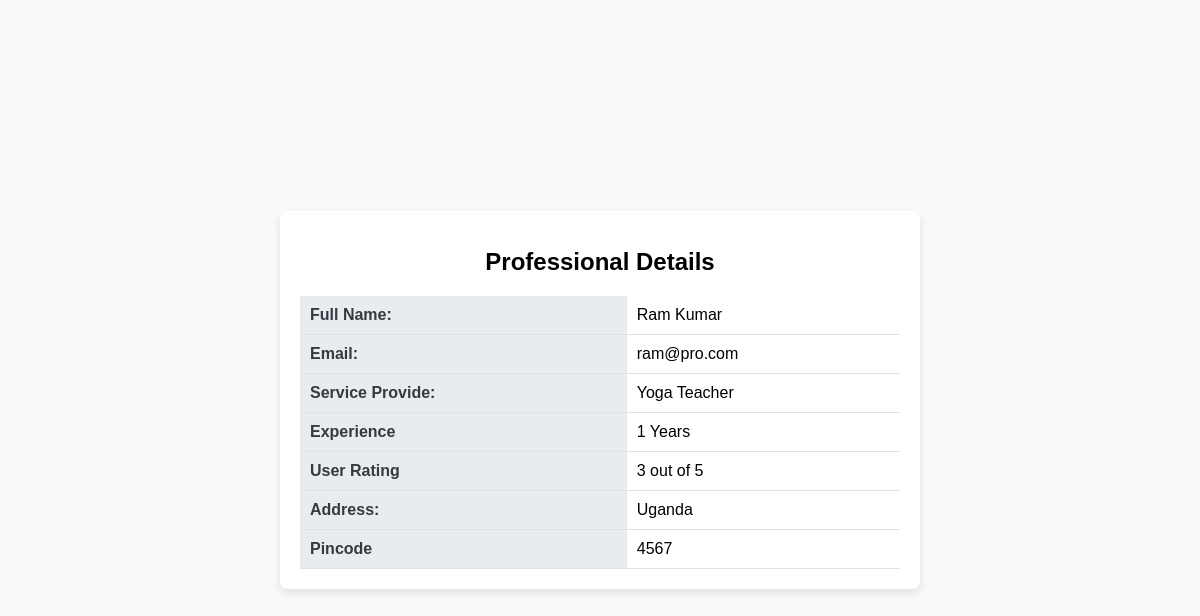
Page /prof_view/ram@pro.com on the committed database.
### app.py (models this page shows, shortened)
class Professional(db.Model, UserMixin):
    __tablename__='professional'
    email=db.Column(db.String(), primary_key=True)
    password=db.Column(db.String(), nullable=False)
    fullname=db.Column(db.String(), nullable=False)
    service_category=db.Column(db.String(), nullable=False)
    service_name=db.Column(db.String(), nullable=False, unique=True)
    rating=db.Column(db.Integer, default=0)
    experience=db.Column(db.Integer)
    address=db.Column(db.String(), nullable=False, unique=True)
    pin_code=db.Column(db.Integer, nullable=False)
    status=db.Column(db.String(), default="Waiting for admin approval..")

### app.py (the view)
@app.route('/prof_view/<string:id>', methods=['GET','POST'])
def pro_details(id):
    pro=Professional.query.get(id)
    return render_template('prof_detail.html',pro=pro)

### templates/prof_detail.html (shortened to what this page needs)
<!DOCTYPE html>
<html lang="en">
<head>
</head>
<body>
    <div class="container">
        <h1>Professional Details</h1>
        <table>
            <tr>
                <td class="field">Full Name:</td>
                <td>{{pro.fullname}}</td>
            </tr>
            <tr>
                <td class="field">Email:</td>
                <td>{{pro.email}}</td>
            </tr>
            <tr>
                <td class="field">Service Provide:</td>
                <td>{{pro.service_name}}</td>
            </tr>
            <tr>
                <td class="field">Experience</td>
                <td>{{pro.experience}} Years</td>
            </tr>
            <tr>
                <td class="field">User Rating</td>
                <td>{{pro.rating}} out of 5</td>
            </tr>
            <tr>
                <td class="field">Address:</td>
                <td>{{pro.address}}</td>
            </tr>
            <tr>
                <td class="field">Pincode</td>
                <td>{{pro.pin_code}}</td>
            </tr>
        </table>
    </div>
</body>
</html>

### templates/prof_detail.html (style rules this page uses)
body { font-family: Arial, sans-serif; margin: 0; padding: 0; display: flex; justify-content: center; align-items: center; height: 100vh; background-color: #f8f9fa; }
.container { background-color: #fff; box-shadow: 0 4px 8px rgba(0, 0, 0, 0.1); border-radius: 8px; padding: 20px; max-width: 600px; width: 100%; }
h1 { text-align: center; color: black; font-size: 24px; margin-bottom: 20px; }
table { width: 100%; border-collapse: collapse; }
.field { font-size: 1rem; font-weight: bold; color: #343a40; padding: 10px; background-color: #e9ecef; }
td { padding: 10px; border-bottom: 1px solid #dee2e6; }

### rows in the picture
Professional: fullname "Ram Kumar", email "ram@pro.com", service_name "Yoga Teacher", experience "1", rating "3", address "Uganda", pin_code "4567"
